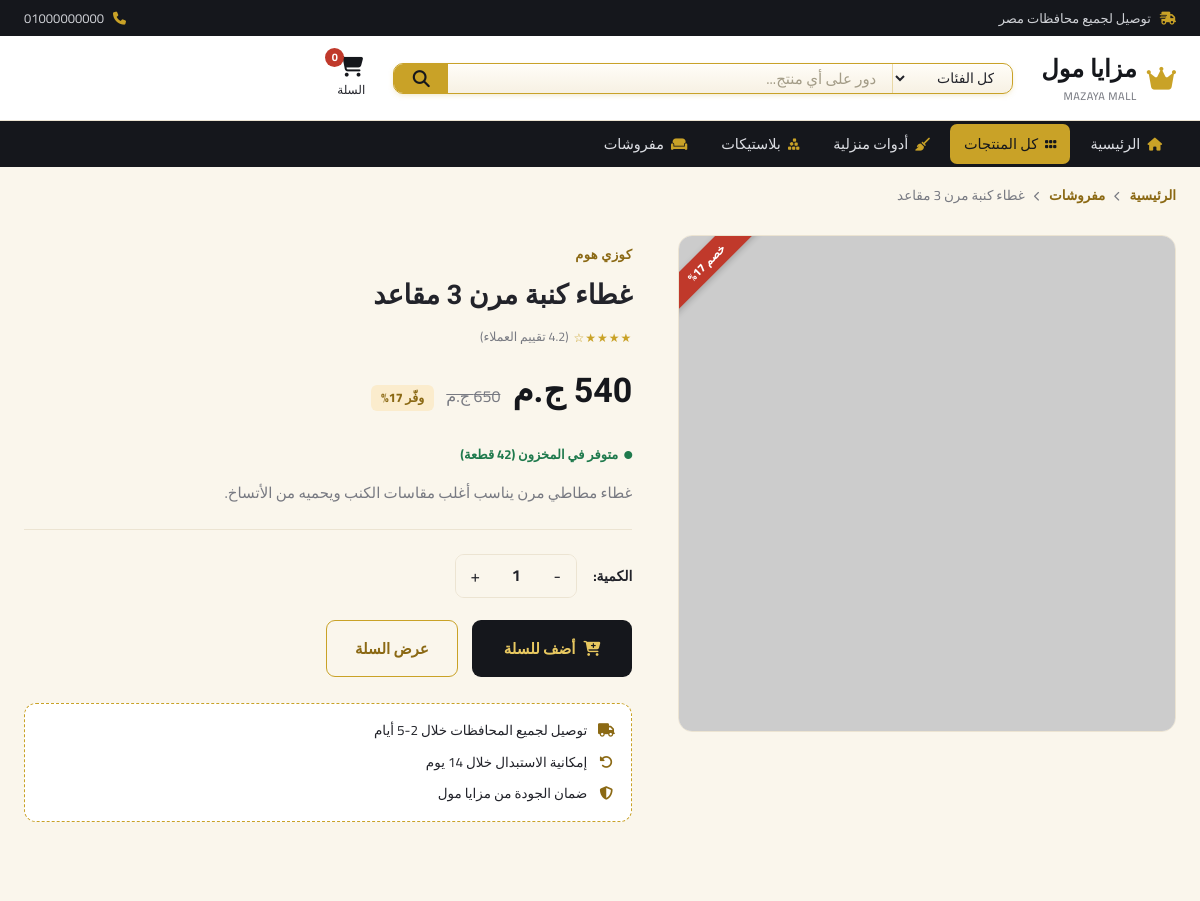
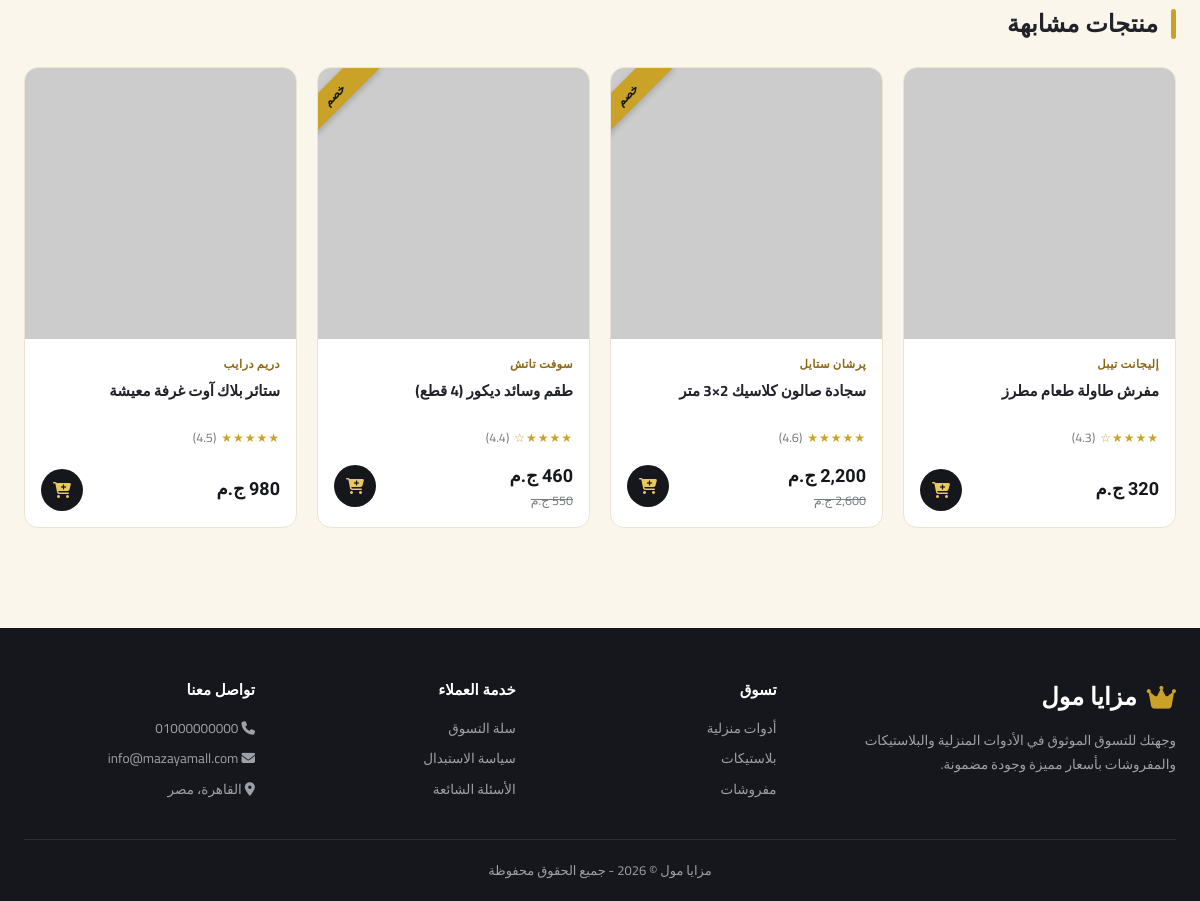
The page /product.php?id=18 on the database its author committed (2 pictures, top to bottom).
### tables this page shows
CREATE TABLE IF NOT EXISTS `categories` (
    `id` INT AUTO_INCREMENT PRIMARY KEY,
    `name` VARCHAR(100) NOT NULL,
    `slug` VARCHAR(50) NOT NULL UNIQUE,
    `cover` VARCHAR(500) NOT NULL,
    `description` VARCHAR(255),
    `created_at` TIMESTAMP DEFAULT CURRENT_TIMESTAMP,
    INDEX `idx_slug` (`slug`)
);

CREATE TABLE IF NOT EXISTS `products` (
    `id` INT AUTO_INCREMENT PRIMARY KEY,
    `category_id` INT NOT NULL,
    `name` VARCHAR(255) NOT NULL,
    `price` DECIMAL(10,2) NOT NULL,
    `old_price` DECIMAL(10,2) DEFAULT NULL,
    `brand` VARCHAR(100) NOT NULL,
    `image` VARCHAR(500) NOT NULL,
    `description` TEXT,
    `rating` DECIMAL(2,1) DEFAULT 4.5,
    `stock` INT DEFAULT 50,
    `created_at` TIMESTAMP DEFAULT CURRENT_TIMESTAMP,
    FOREIGN KEY (`category_id`) REFERENCES `categories`(`id`) ON DELETE CASCADE,
    INDEX `idx_category` (`category_id`),
    INDEX `idx_name` (`name`)
);

### config/helpers.php (called while the page is built, shortened)
<?php
function category_icon($slug){
    $icons = [
        'household' => 'fa-solid fa-broom',
        'plastics'  => 'fa-solid fa-cubes-stacked',
        'furnishings' => 'fa-solid fa-couch',
    ];
    return $icons[$slug] ?? 'fa-solid fa-tag';
}
function format_price($price){
    return number_format($price, 0, '', ',') . ' ج.م';
}
function star_rating($rating){
    $rating = round($rating);
    $html = '';
    for($i = 1; $i <= 5; $i++){
        $html .= $i <= $rating ? '★' : '☆';
    }
    return $html;
}
function get_product_image($image){
    if (filter_var($image, FILTER_VALIDATE_URL)) {
        return $image;
    }
    return 'uploads/' . $image;
}
?>

### product.php (the view, shortened to what this page needs)
<?php
include 'config/db.php';
include 'config/helpers.php';
$categories = $conn->query("SELECT * FROM categories ORDER BY id ASC")->fetch_all(MYSQLI_ASSOC);
$id = intval($_GET['id']);
$stmt = $conn->prepare("SELECT p.*, c.slug as cat_slug, c.name as cat_name FROM products p JOIN categories c ON p.category_id = c.id WHERE p.id = ?");
$stmt->bind_param("i", $id);
$stmt->execute();
$product = $stmt->get_result()->fetch_assoc();
$rel_stmt = $conn->prepare("SELECT * FROM products WHERE category_id = ? AND id != ? ORDER BY id DESC LIMIT 4");
$rel_stmt->bind_param("ii", $product['category_id'], $product['id']);
$rel_stmt->execute();
$related = $rel_stmt->get_result()->fetch_all(MYSQLI_ASSOC);
$active_page = 'products';
$discount_pct = $product['old_price'] ? round((($product['old_price'] - $product['price']) / $product['old_price']) * 100) : 0;
?>
<!DOCTYPE html>
<html lang="ar" dir="rtl">
<head>
    <link rel="stylesheet" href="assets/css/style.css">
    <link rel="stylesheet" href="https://cdnjs.cloudflare.com/ajax/libs/font-awesome/6.4.0/css/all.min.css">
</head>
<body>
    <?php include 'includes/header.php'; ?>
    <div class="container">
        <div class="breadcrumb">
            <a href="index.php">الرئيسية</a> <i class="fa-solid fa-chevron-left"></i>
            <a href="products.php?category=<?php echo $product['cat_slug']; ?>"><?php echo htmlspecialchars($product['cat_name']); ?></a>
            <i class="fa-solid fa-chevron-left"></i> <?php echo htmlspecialchars($product['name']); ?>
        </div>
    </div>
    <section class="product-detail">
        <div class="container">
            <div class="product-detail-grid">
                <div class="product-detail-image">
                    <?php if($discount_pct > 0): ?><div class="ribbon danger">خصم <?php echo $discount_pct; ?>%</div><?php endif; ?>
                    <img src="<?php echo htmlspecialchars(get_product_image($product['image'])); ?>" alt="<?php echo htmlspecialchars($product['name']); ?>" onerror="this.src='assets/images/placeholder.png'">
                </div>
                <div class="product-detail-info">
                    <span class="product-brand"><?php echo htmlspecialchars($product['brand']); ?></span>
                    <h1><?php echo htmlspecialchars($product['name']); ?></h1>
                    <div class="product-rating"><span class="stars"><?php echo star_rating($product['rating']); ?></span> (<?php echo $product['rating']; ?> تقييم العملاء)</div>
                    <div class="price-row" style="margin-top:16px;">
                        <span class="product-price-large"><?php echo format_price($product['price']); ?></span>
                        <?php if($product['old_price']): ?>
                        <span class="product-price-old"><?php echo format_price($product['old_price']); ?></span>
                        <span class="save-tag">وفّر <?php echo $discount_pct; ?>%</span>
                        <?php endif; ?>
                    </div>
                    <div class="stock-badge"><i class="fa-solid fa-circle"></i> متوفر في المخزون (<?php echo $product['stock']; ?> قطعة)</div>
                    <p class="product-description"><?php echo nl2br(htmlspecialchars($product['description'])); ?></p>
                    <div class="qty-row">
                        <span style="font-weight:700;font-size:14px;">الكمية:</span>
                        <div class="qty-control">
                            <button onclick="document.getElementById('detailQty').textContent = Math.max(1, parseInt(document.getElementById('detailQty').textContent)-1)">-</button>
                            <span id="detailQty">1</span>
                            <button onclick="document.getElementById('detailQty').textContent = parseInt(document.getElementById('detailQty').textContent)+1">+</button>
                        </div>
                    </div>
                    <div class="detail-actions">
                        <button class="btn-add-cart btn-large" onclick="addProductMultiple()">
                            <i class="fa-solid fa-cart-plus"></i> أضف للسلة
                        </button>
                        <a href="cart.php" class="btn-outline-gold" style="color:#8b6914;border-color:#c9a227;">عرض السلة</a>
                    </div>
                    <div class="perks-box">
                        <div><i class="fa-solid fa-truck"></i> توصيل لجميع المحافظات خلال 2-5 أيام</div>
                        <div><i class="fa-solid fa-rotate-left"></i> إمكانية الاستبدال خلال 14 يوم</div>
                        <div><i class="fa-solid fa-shield-halved"></i> ضمان الجودة من مزايا مول</div>
                    </div>
                </div>
            </div>
        </div>
    </section>
    <?php if(!empty($related)): ?>
    <section class="products-section">
        <div class="container">
            <div class="section-title-row">
                <h2 class="section-title">منتجات مشابهة</h2>
            </div>
            <div class="products-grid">
                <?php foreach($related as $r): ?>
                <div class="product-card">
                    <?php if($r['old_price']): ?><div class="ribbon">خصم</div><?php endif; ?>
                    <a href="product.php?id=<?php echo $r['id']; ?>" class="product-image">
                        <img src="<?php echo htmlspecialchars(get_product_image($r['image'])); ?>" alt="<?php echo htmlspecialchars($r['name']); ?>" onerror="this.src='assets/images/placeholder.png'">
                    </a>
                    <div class="product-info">
                        <span class="product-brand"><?php echo htmlspecialchars($r['brand']); ?></span>
                        <a href="product.php?id=<?php echo $r['id']; ?>"><h3><?php echo htmlspecialchars($r['name']); ?></h3></a>
                        <div class="product-rating"><span class="stars"><?php echo star_rating($r['rating']); ?></span> (<?php echo $r['rating']; ?>)</div>
                        <div class="product-footer">
                            <div class="price-block">
                                <span class="product-price"><?php echo format_price($r['price']); ?></span>
                                <?php if($r['old_price']): ?><span class="product-price-old"><?php echo format_price($r['old_price']); ?></span><?php endif; ?>
                            </div>
                            <button class="btn-add-cart" onclick="addToCart(<?php echo $r['id']; ?>, '<?php echo addslashes($r['name']); ?>', <?php echo $r['price']; ?>, '<?php echo addslashes($r['image']); ?>')">
                                <i class="fa-solid fa-cart-plus"></i>
                            </button>
                        </div>
                    </div>
                </div>
                <?php endforeach; ?>
            </div>
        </div>
    </section>
    <?php endif; ?>
    <?php include 'includes/footer.php'; ?>
</body>
</html>

### includes/header.php (shortened to what this page needs)
<?php
$categories = $categories ?? [];
?>
<div class="topbar">
    <div class="container">
        <span><i class="fa-solid fa-truck-fast"></i> توصيل لجميع محافظات مصر</span>
        <div class="topbar-links">
            <a href="tel:01000000000"><i class="fa-solid fa-phone"></i> 01000000000</a>
        </div>
    </div>
</div>
<header class="header">
    <div class="container">
        <a href="index.php" class="logo">
            <i class="fas fa-crown"></i>
            <span>مزايا مول<small>MAZAYA MALL</small></span>
        </a>
        <form class="search-card" action="products.php" method="get">
            <select name="category">
                <option value="">كل الفئات</option>
            </select>
            <input type="text" name="q" placeholder="دور على أي منتج..." value="<?php echo htmlspecialchars($_GET['q'] ?? ''); ?>">
            <button type="submit"><i class="fa-solid fa-magnifying-glass"></i></button>
        </form>
        <div class="header-actions">
            <a href="cart.php">
                <i class="fa-solid fa-cart-shopping"></i>
                السلة
                <span class="cart-count" id="cartCount">0</span>
            </a>
        </div>
    </div>
</header>
<nav class="catnav">
    <div class="container">
        <a href="index.php" class="<?php echo ($active_page ?? '') === 'home' ? 'active' : ''; ?>"><i class="fa-solid fa-house"></i> الرئيسية</a>
        <a href="products.php" class="<?php echo (($active_page ?? '') === 'products' && empty($_GET['category'])) ? 'active' : ''; ?>"><i class="fa-solid fa-grip"></i> كل المنتجات</a>
        <?php foreach($categories as $cat): ?>
        <a href="products.php?category=<?php echo $cat['slug']; ?>" class="<?php echo (($_GET['category'] ?? '') === $cat['slug']) ? 'active' : ''; ?>">
            <i class="<?php echo category_icon($cat['slug']); ?>"></i> <?php echo htmlspecialchars($cat['name']); ?>
        </a>
        <?php endforeach; ?>
    </div>
</nav>

### rows shown on the page
categories: name "أدوات منزلية"
categories: name "بلاستيكات"
categories: name "مفروشات"
products: category.name "مفروشات", name "غطاء كنبة مرن 3 مقاعد", discount_pct "17", brand "كوزي هوم", rating "★★★★☆", rating "4.2", price "540 ج.م", old_price "650 ج.م", stock "42", description "غطاء مطاطي مرن يناسب أغلب مقاسات الكنب ويحميه من الأتساخ."
products: brand "إليجانت تيبل", name "مفرش طاولة طعام مطرز", rating "★★★★☆", rating "4.3", price "320 ج.م"
products: shows "خصم", brand "پرشان ستايل", name "سجادة صالون كلاسيك 2×3 متر", rating "★★★★★", rating "4.6", price "2,200 ج.م", old_price "2,600 ج.م"
products: shows "خصم", brand "سوفت تاتش", name "طقم وسائد ديكور (4 قطع)", rating "★★★★☆", rating "4.4", price "460 ج.م", old_price "550 ج.م"
products: brand "دريم درايب", name "ستائر بلاك آوت غرفة معيشة", rating "★★★★★", rating "4.5", price "980 ج.م"
